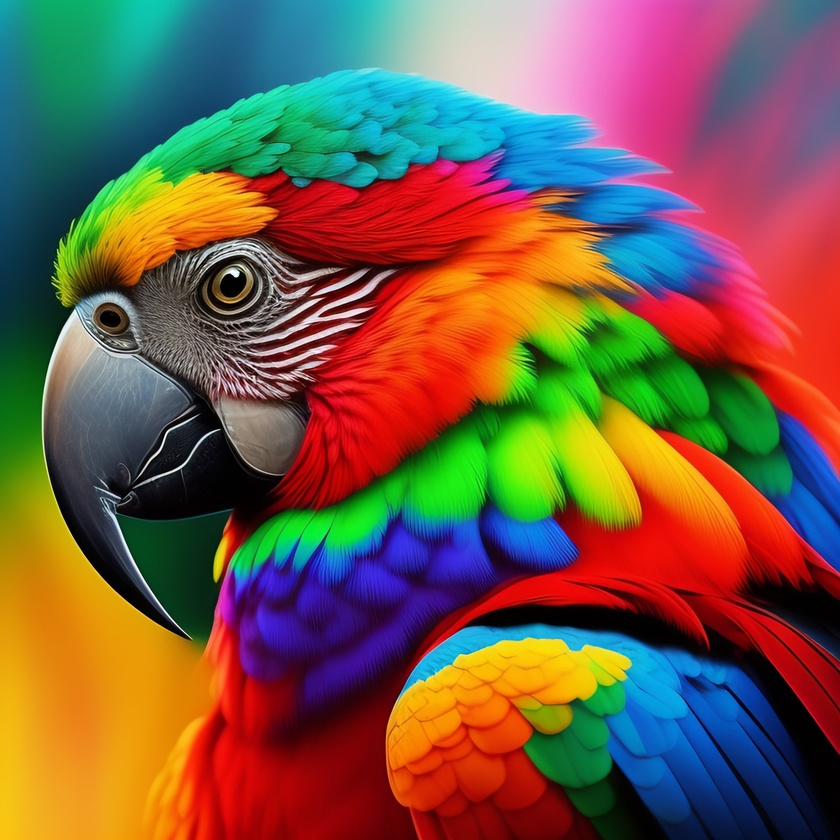
#> input picture tarefa2/parrot.jpg, 840 x 840 px, shrunk from 3500 x 3500 before the run, found by its file name
$ python 4_extrair_dados_rgb.py
#> lines starting #> are read from the running program, lines starting #| are printed output that depends on the picture; long printed decimals are rounded
import cv2
import numpy as np

def predominant_color(image_path):

#> called with image_path = 'tarefa2/parrot.jpg'
    image = cv2.imread(image_path)
#> image is the input picture: shape (840, 840, 3); mean B, G, R 70.7, 90.8, 119

    blue_channel, green_channel, red_channel = cv2.split(image)
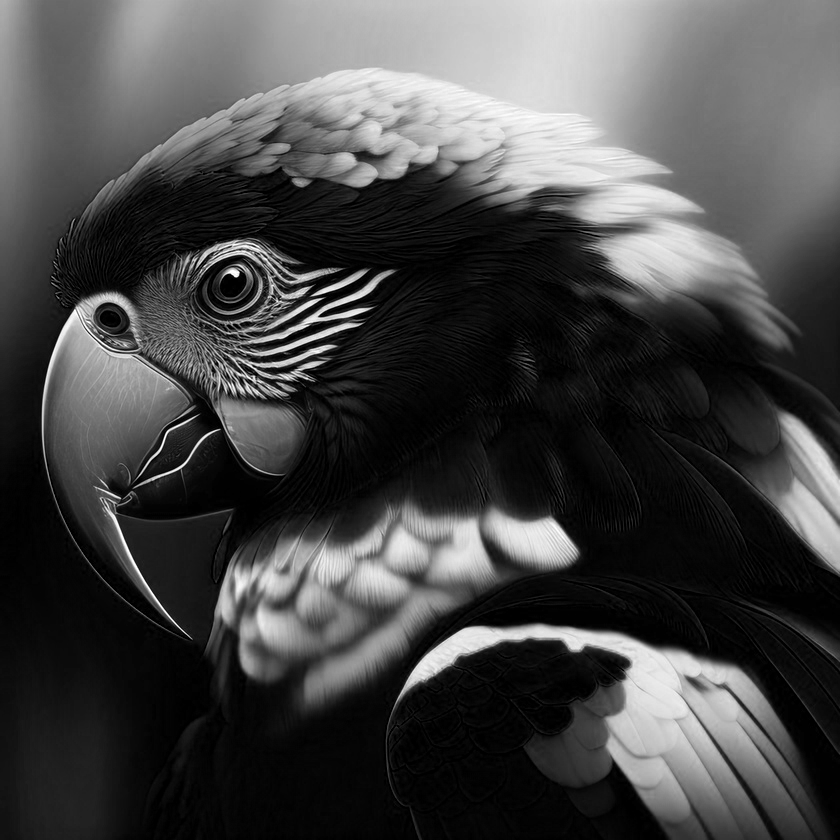
#> blue_channel: shape (840, 840); min 0, max 255, mean 70.7
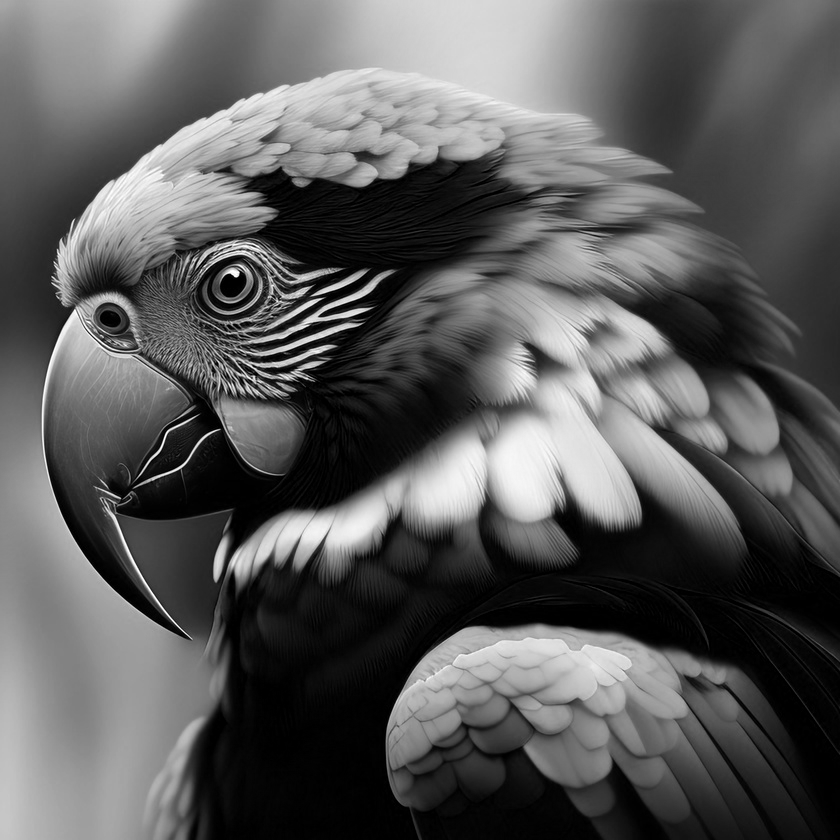
#> green_channel: shape (840, 840); min 0, max 255, mean 90.8
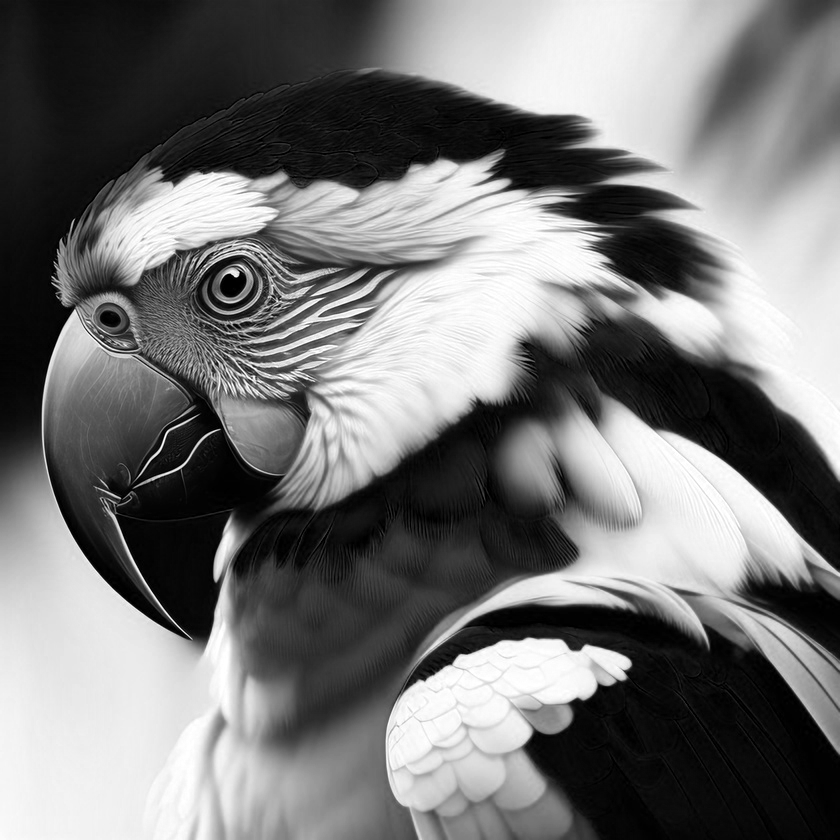
#> red_channel: shape (840, 840); min 0, max 255, mean 119

    # cria imagens vazias (com todos os pixels em zero) do mesmo tamanho que a imagem original
    blue_image = np.zeros_like(image)
    green_image = np.zeros_like(image)
    red_image = np.zeros_like(image)

    # preenche apenas o canal de cor selecionado
    blue_image[:, :, 0] = blue_channel
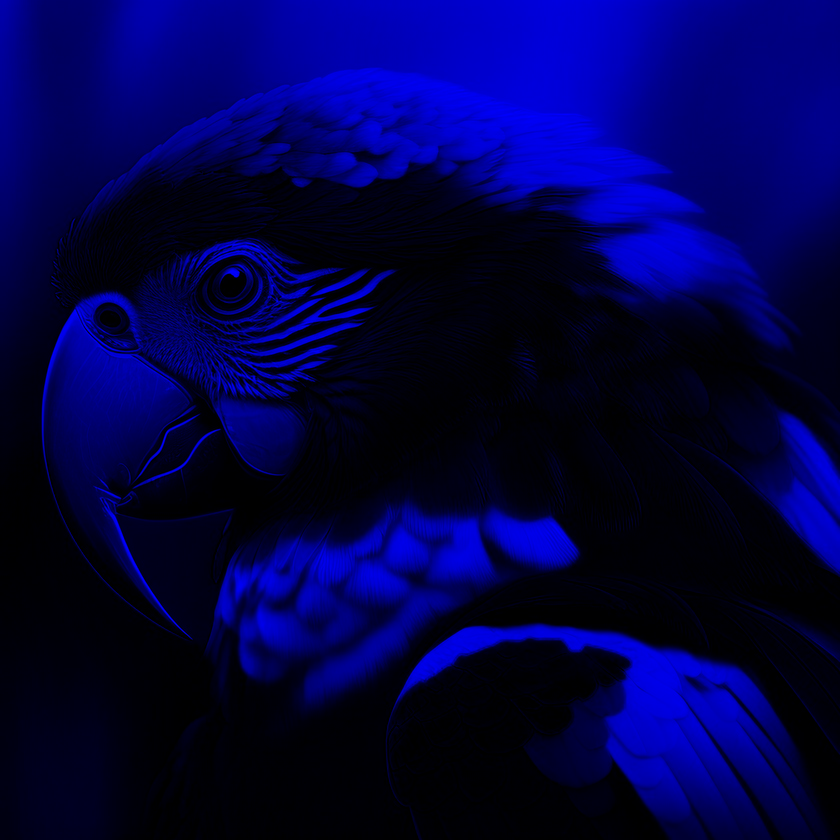
#> blue_image: shape (840, 840, 3); mean of channels 0, 1, 2 70.7, 0, 0; drawn as B, G, R
    green_image[:, :, 1] = green_channel
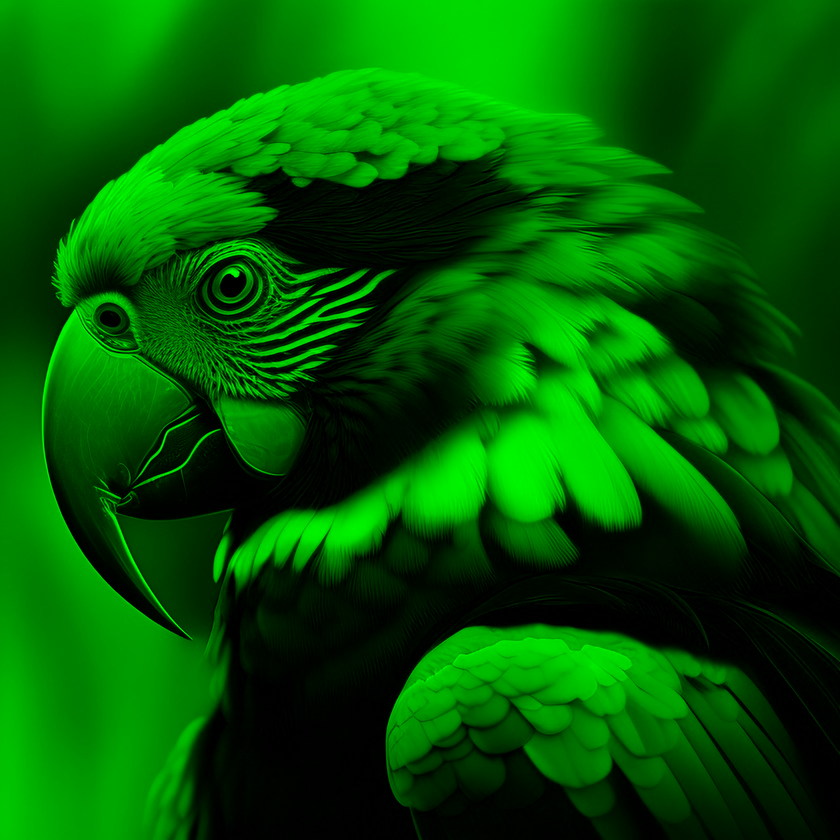
#> green_image: shape (840, 840, 3); mean of channels 0, 1, 2 0, 90.8, 0; drawn as B, G, R
    red_image[:, :, 2] = red_channel
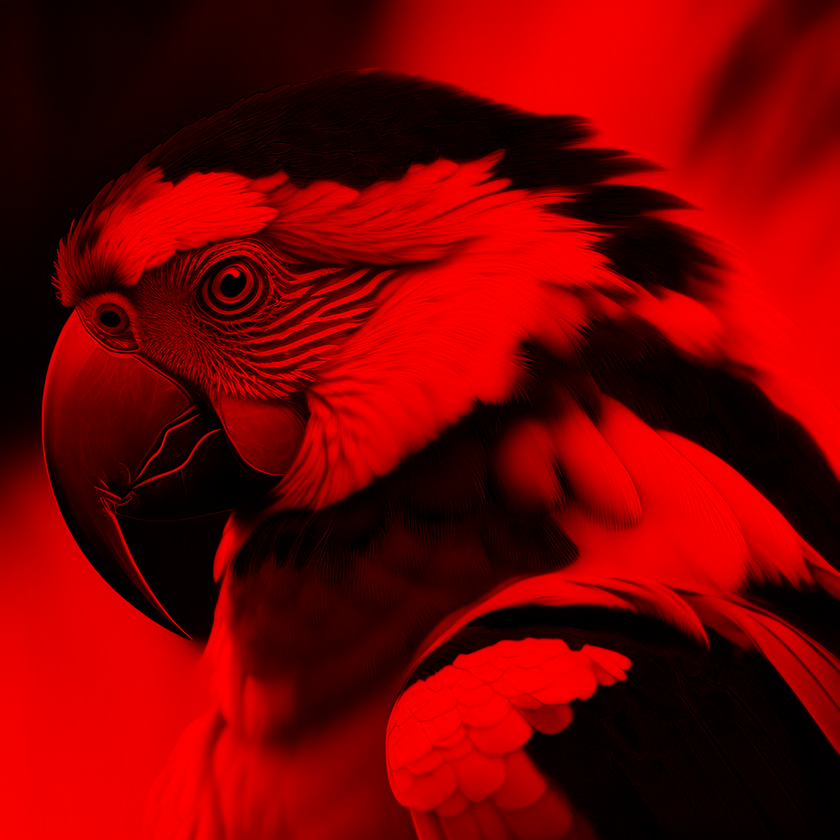
#> red_image: shape (840, 840, 3); mean of channels 0, 1, 2 0, 0, 119; drawn as B, G, R

    cv2.imwrite("blue_channel.png", blue_image)
    cv2.imwrite("green_channel.png", green_image)
    cv2.imwrite("red_channel.png", red_image)

    # calcula a média de todos os valores de pixel em cada canal
    blue_mean = np.mean(blue_channel)
#> blue_mean = 70.66
    green_mean = np.mean(green_channel)
#> green_mean = 90.77
    red_mean = np.mean(red_channel)
#> red_mean = 119

    if red_mean > green_mean and red_mean > blue_mean:
        dominant_color = "vermelha"
    elif green_mean > red_mean and green_mean > blue_mean:
        dominant_color = "verde"
    else:
        dominant_color = "azul"

    print(f"Média do canal vermelho: {red_mean}")
#| Média do canal vermelho: 118.976
    print(f"Média do canal verde: {green_mean}")
#| Média do canal verde: 90.767
    print(f"Média do canal azul: {blue_mean}")
#| Média do canal azul: 70.657
    print(f"A cor predominante é: {dominant_color}")

    return dominant_color

image_path = 'tarefa2/parrot.jpg'

predominant_color(image_path)
